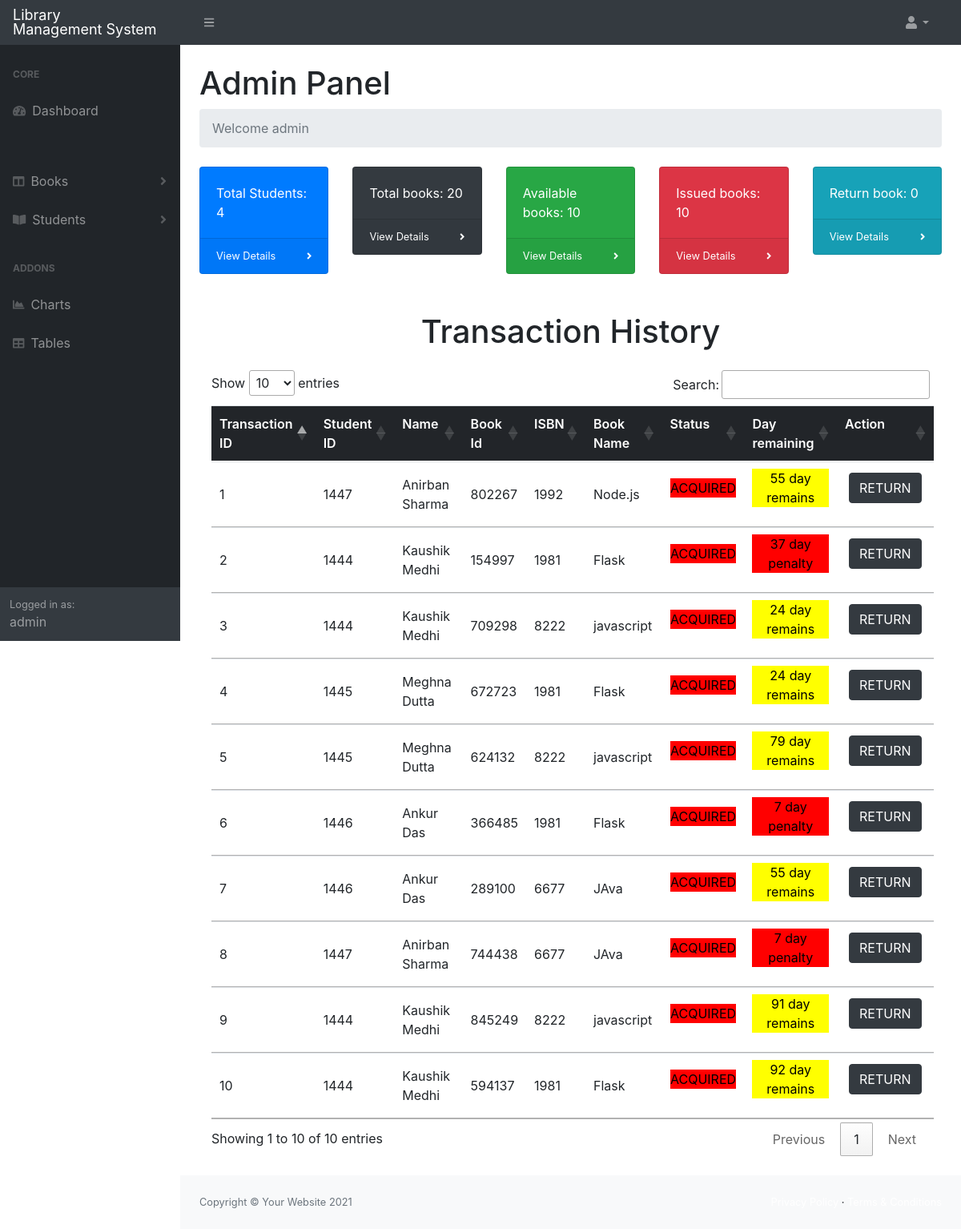
The app's page /admin/adminpanel.php (signed in) with its own data.
### tables this page shows
CREATE TABLE IF NOT EXISTS `book_issue` (
  `transaction_id` bigint(20) NOT NULL AUTO_INCREMENT,
  `b_id` int(11) NOT NULL,
  `s_id` int(11) NOT NULL,
  `issue_date` date NOT NULL,
  `return_date` date NOT NULL,
  `status` varchar(5) NOT NULL,
  PRIMARY KEY (`transaction_id`),
  KEY `b_id` (`b_id`),
  KEY `s_id` (`s_id`)
);

CREATE TABLE IF NOT EXISTS `student` (
  `s_id` int(255) NOT NULL AUTO_INCREMENT,
  `s_name` varchar(2552) NOT NULL,
  `s_email` varchar(255) NOT NULL,
  `s_phone` int(255) NOT NULL,
  `s_address` varchar(255) NOT NULL,
  `department` varchar(255) NOT NULL,
  PRIMARY KEY (`s_id`)
);

CREATE TABLE IF NOT EXISTS `book_status` (
  `b_id` int(11) NOT NULL,
  `isbn` varchar(30) NOT NULL,
  `status` tinyint(1) NOT NULL,
  PRIMARY KEY (`b_id`),
  KEY `isbn` (`isbn`)
);

CREATE TABLE IF NOT EXISTS `books` (
  `b_name` varchar(255) NOT NULL,
  `b_description` varchar(255) NOT NULL,
  `quantity` int(255) NOT NULL,
  `author` varchar(255) NOT NULL,
  `year` int(255) NOT NULL,
  `category` varchar(2552) NOT NULL,
  `isbn` int(30) NOT NULL,
  `photo` varchar(255) NOT NULL,
  `language` varchar(255) NOT NULL,
  PRIMARY KEY (`isbn`)
);

### admin/adminpanel.php (the view, shortened to what this page needs)
<?php
include '../connect.php';
include 'main.php';
$sql = ("SELECT COUNT(s_id) FROM student");
$rs = mysqli_query($con, $sql);
$sql2 = ("SELECT COUNT(b_id) FROM book_status");
$rs2 = mysqli_query($con, $sql2);
$result = mysqli_fetch_array($rs);
$result2 = mysqli_fetch_array($rs2);
$sql3 = ("SELECT COUNT(transaction_id) FROM book_issue where status='ACQ'");
$result3 = mysqli_query($con, $sql3);
$total_issue_book = mysqli_fetch_array($result3);
$sql4 = ("SELECT count(b_id) FROM book_status where status = 0");
$result4 = mysqli_query($con, $sql4);
$available_book = mysqli_fetch_array($result4);
$sql5 = ("SELECT distinct count(b_id) FROM book_issue where status='RET'");
$result5 = mysqli_query($con, $sql5);
$total_returned_book = mysqli_fetch_array($result5);
?>
<div class="row">
    <div class="col">
        <div class="card bg-primary text-white mb-4">
            <div class="card-body">Total Students: <?php echo $result[0]; ?> </div>
            <div class="card-footer d-flex align-items-center justify-content-between">
                <a class="small text-white stretched-link" href="viewstudent.php">View Details</a>
                <div class="small text-white"><i class="fas fa-angle-right"></i></div>
            </div>
        </div>
    </div>
    <div class="col">
        <div class="card bg-dark text-white mb-4">
            <div class="card-body">Total books: <?php echo $result2[0]; ?></div>
            <div class="card-footer d-flex align-items-center justify-content-between">
                <a class="small text-white stretched-link" href="viewbook.php">View Details</a>
                <div class="small text-white"><i class="fas fa-angle-right"></i></div>
            </div>
        </div>
    </div>
    <div class="col">
        <div class="card bg-success text-white mb-4">
            <div class="card-body">Available books: <?php echo $available_book[0]; ?></div>
            <div class="card-footer d-flex align-items-center justify-content-between">
                <a class="small text-white stretched-link" href="available.php">View Details</a>
                <div class="small text-white"><i class="fas fa-angle-right"></i></div>
            </div>
        </div>
    </div>
    <div class="col">
        <div class="card bg-danger text-white mb-4">
            <div class="card-body">Issued books: <?php echo $total_issue_book[0]; ?> </div>
            <div class="card-footer d-flex align-items-center justify-content-between">
                <a class="small text-white stretched-link" href="issuebook.php">View Details</a>
                <div class="small text-white"><i class="fas fa-angle-right"></i></div>
            </div>
        </div>
    </div>
    <div class="col">
        <div class="card bg-info text-white mb-4">
            <div class="card-body">Return book: <?php echo $total_returned_book[0]; ?></div>
            <div class="card-footer d-flex align-items-center justify-content-between">
                <a class="small text-white stretched-link" href="returnBook.php">View Details</a>
                <div class="small text-white"><i class="fas fa-angle-right"></i></div>
            </div>
        </div>
    </div>
</div>
<div class="container my-4" id="viewstudent">
    <h1 style="text-align: center;">Transaction History</h1>
</div>
<div class="container my-4">
    <table class="table" id="myTable">
        <thead class="thead">
            <tr>
                <td>Transaction ID</td>
                <td>Student ID</td>
                <td>Name</td>
                <td>Book Id</td>
                <td>ISBN</td>
                <td>Book Name</td>
                <td>Status</td>
                <td>Day remaining</td>
                <td>Action</td>
            </tr>
        </thead>
        <tbody>
            <?php
            $query = 'SELECT * FROM (((book_issue INNER JOIN student ON book_issue.s_id = student.s_id) INNER JOIN book_status ON book_issue.b_id = book_status.b_id )INNER JOIN books ON book_status.isbn=books.isbn) order by book_issue.return_date ASC';
            $result = mysqli_query($con, $query);
            while ($row = mysqli_fetch_array($result)) {
                $status = $row["status"];
                $return_time = strtotime($row["return_date"]);
                $current_time = strtotime(date("Y-m-d"));
                $offset = 24 * 60 * 60;
                $remaining = $return_time - $current_time;
                $remaining_day = floor($remaining / $offset);
                $r_str = "";
                $r_status = "";
                $action = "";
                if ($status === "RET" || $status == 0) {
                    $r_str = '<p style="text-align:center; color:white; background-color:green;">CLEAR</p>';
                    $r_status = '<p style="text-align:center; color:white; background-color:green;">RETURNED</p>';
                    $action = '<button class="btn btn-dark" disabled="disabled">RETURN</button>';
                } else {
                    $r_str = $remaining_day > 0 ? '<p style="text-align:center; color:black; background-color:yellow;">' . $remaining_day . " day remains</p>" : '<p style="text-align:center; color:black; background-color:red;">' . abs($remaining_day) . " day penalty</p>";
                    $r_status = '<p style="text-align:center; color:black; background-color:RED;">ACQUIRED</p>';
                    $action = '<button class="btn btn-dark"><a style="text-decoration:none;" href="returnBook.php?s_id=' . $row["s_id"] . '&& isbn=' . $row["isbn"] . '&& s_name=' . $row["s_name"] . '&& b_id=' . $row["b_id"] . '&& b_name=' . $row["b_name"] . '&& t_id=' . $row["transaction_id"] . '" class="action">RETURN</a></button>';
                }
                echo '
                <tr>
                    <td style="vertical-align:middle;">' . $row["transaction_id"] . '</td>
                    <td style="vertical-align:middle;">' . $row["s_id"] . '</td>
                    <td style="vertical-align:middle;">' . $row["s_name"] . '</td>
                    <td style="vertical-align:middle;">' . $row["b_id"] . '</td>
                    <td style="vertical-align:middle;">' . $row["isbn"] . '</td>
                    <td style="vertical-align:middle;">' . $row["b_name"] . '</td>
                    <td style="vertical-align:middle;">' . $r_status . '</td>
                    <td style="vertical-align:middle;">' . $r_str . '</td>
                    <td>' . $action . '</td>
                </tr>
    ';
            }
            ?>
        </tbody>
    </table>
</div>
</div>
</main>
<footer class="py-4 bg-light mt-auto">
    <div class="container-fluid px-4">
        <div class="d-flex align-items-center justify-content-between small">
            <div class="text-muted">Copyright &copy; Your Website 2021</div>
            <div>
                <a href="#">Privacy Policy</a>
                &middot;
                <a href="#">Terms &amp; Conditions</a>
            </div>
        </div>
    </div>
</footer>
</div>
</div>
</body>
</html>

### admin/main.php (style rules this page uses)
.thead { background-color: rgb(34, 37, 41); font-weight: 600; color: white; border-radius: 5rem; }
a { color: white; }
button { margin: 5px; }

### records on screen
book_issue: transaction_id "2", s.s_id "1444", s.s_name "Kaushik Medhi", b.b_id "154997", books.isbn "1981", books.b_name "Flask"
book_issue: transaction_id "6", s.s_id "1446", s.s_name "Ankur Das", b.b_id "366485", books.isbn "1981", books.b_name "Flask"
book_issue: transaction_id "8", s.s_id "1447", s.s_name "Anirban Sharma", b.b_id "744438", books.isbn "6677", books.b_name "JAva"
book_issue: transaction_id "3", s.s_id "1444", s.s_name "Kaushik Medhi", b.b_id "709298", books.isbn "8222", books.b_name "javascript"
book_issue: transaction_id "4", s.s_id "1445", s.s_name "Meghna Dutta", b.b_id "672723", books.isbn "1981", books.b_name "Flask"
book_issue: transaction_id "7", s.s_id "1446", s.s_name "Ankur Das", b.b_id "289100", books.isbn "6677", books.b_name "JAva"
book_issue: transaction_id "1", s.s_id "1447", s.s_name "Anirban Sharma", b.b_id "802267", books.isbn "1992", books.b_name "Node.js"
book_issue: transaction_id "5", s.s_id "1445", s.s_name "Meghna Dutta", b.b_id "624132", books.isbn "8222", books.b_name "javascript"
book_issue: transaction_id "9", s.s_id "1444", s.s_name "Kaushik Medhi", b.b_id "845249", books.isbn "8222", books.b_name "javascript"
book_issue: transaction_id "10", s.s_id "1444", s.s_name "Kaushik Medhi", b.b_id "594137", books.isbn "1981", books.b_name "Flask"

### other values on screen
$name "admin"
$result[0] "4"
$result2[0] "20"
$available_book[0] "10"
$total_issue_book[0] "10"
$total_returned_book[0] "0"
